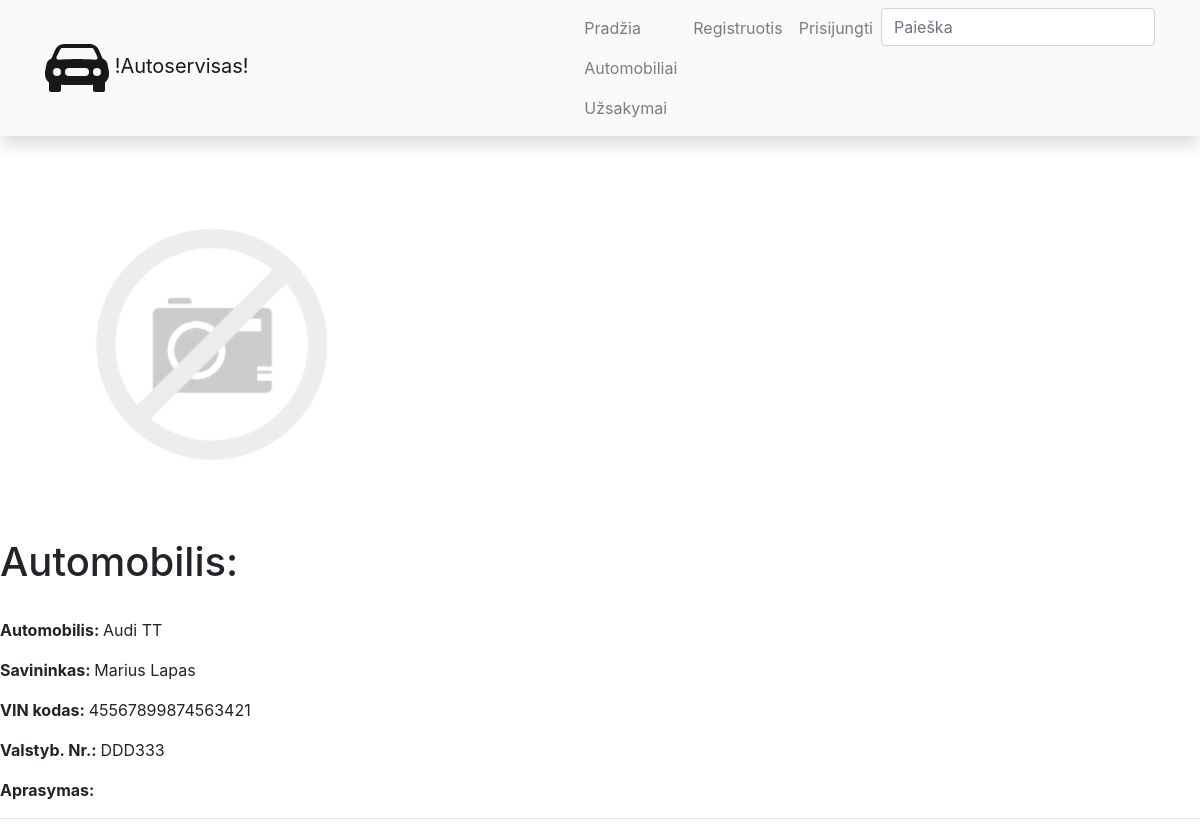
/autoservisas/vehicles/4, run on the app's committed database.
### autoservisas/models.py (models this page shows, shortened)
class Automobilis(models.Model):
    valstybinis_nr = models.CharField(verbose_name='Valstybinis numeris', max_length=6)
    vin = models.CharField(verbose_name='VIN kodas', max_length=17)
    kliento_vardas = models.CharField(verbose_name='Savininkas', max_length=50)
    automobilio_modelis = models.ForeignKey(to='AutomobilioModelis', verbose_name='Automobilio modelis', on_delete=models.SET_NULL, null=True)
    photo = models.ImageField(verbose_name="Nuotrauka", upload_to='vehicles', null=True, blank=True) #arba tik blank=True
    description = HTMLField(verbose_name='Aprasymas', max_length=2000, default='')
    class Meta:
        verbose_name = "Automobilis"
        verbose_name_plural = "Automobiliai"

class AutomobilioModelis(models.Model):
    marke = models.CharField(verbose_name='Gamintojas', max_length=50)
    modelis = models.CharField(verbose_name='Modelis', max_length=50)
    def __str__(self):
        return f'{self.marke} {self.modelis}'
    class Meta:
        verbose_name = "Automobilio modelis"
        verbose_name_plural = "Automobilio modeliai"

### autoservisas/views.py (the view)
# urls.py: path('vehicles/<int:vehicle_id>', views.vehicle, name='vehicle'),
def vehicle(request, vehicle_id):
    context = {
        'vehicle': get_object_or_404(Automobilis, pk=vehicle_id)
    }
    return render(request, 'vehicle.html', context=context)

### autoservisas/templates/vehicle.html (shortened to what this page needs)
{% extends 'base.html'%}
{% block content %}
{% load static %}
{% if vehicle.photo %}
<div>
    <img src="{{ vehicle.photo.url }}" class="max-width: 50%" alt="...">
    {% else %}
    <img src="{% static 'img/no-image.png' %}" class="max-width: 50%">
</div>
{% endif %}
<h1>Automobilis:</h1>
<br>
<p><strong>Automobilis: </strong>{{ vehicle.automobilio_modelis }}</p>
<p><strong>Savininkas: </strong>{{ vehicle.kliento_vardas }}</p>
<p><strong>VIN kodas: </strong>{{ vehicle.vin }}</p>
<p><strong>Valstyb. Nr.: </strong>{{ vehicle.valstybinis_nr }}</p>
<p><strong>Aprasymas: </strong>{{ vehicle.description | safe }}</p>
<hr>
{% endblock %}

### data on the page
Automobilis: automobilio_modelis "Audi TT", kliento_vardas "Marius Lapas", vin "45567899874563421", valstybinis_nr "DDD333"
